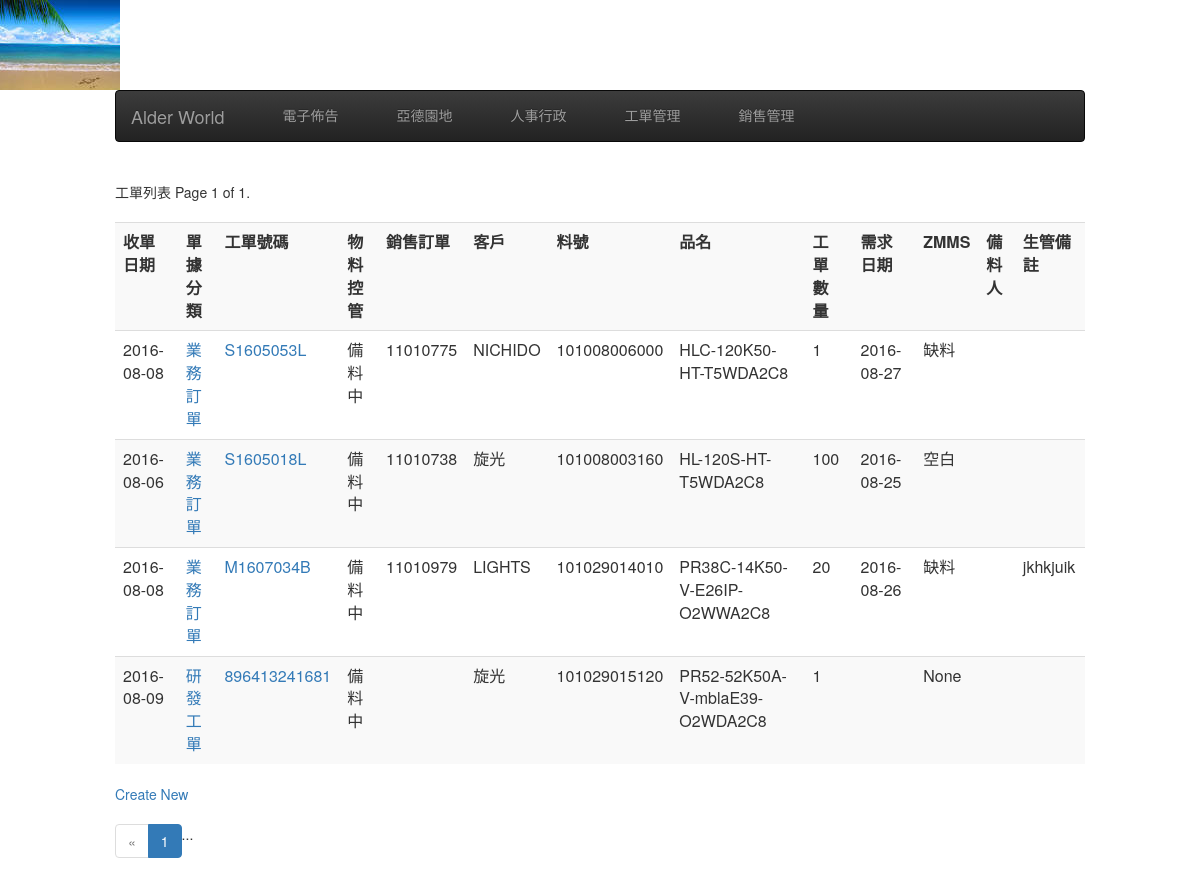
The page /dpsed/ on the database as committed earlier.
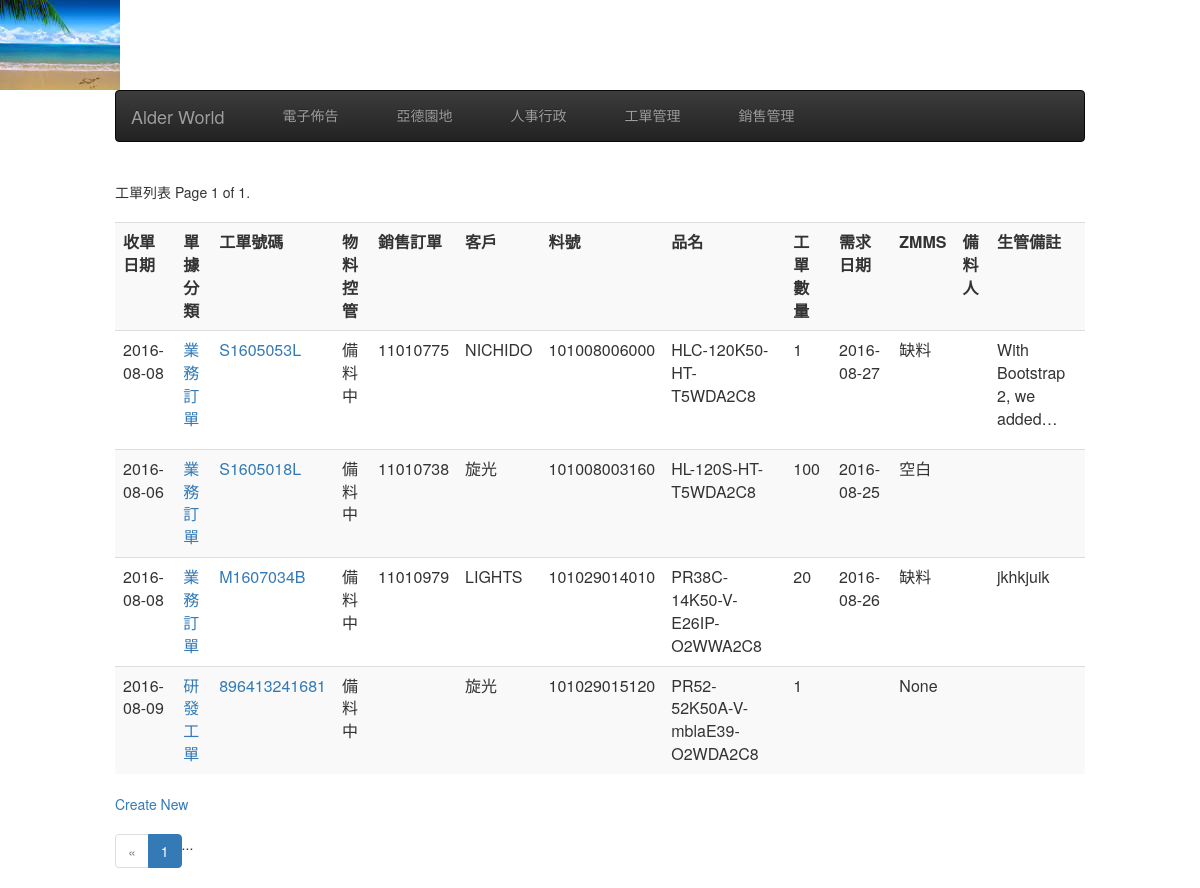
The same page on the database as committed later.
### dpsed/models.py (models this page shows, shortened)
class WorkOrder(models.Model):
    category = models.ForeignKey(OrderCategory, limit_choices_to={'invalid': False} )
    zmms = models.ForeignKey(ZmmsOption, blank=True, null=True) #models.CharField(max_length=30, blank=True, null=True)
    recevice_date = models.DateField(default=timezone.now) #models.DateField(auto_now_add =True) #  收單日
    material_ctrl = models.ForeignKey(MaterialCtrlOption, blank=True, null=True) #models.CharField(max_length=30, blank=True, null=True) #物料控管
    ships_order = models.CharField(max_length=16, null=True, blank=True) # SAP訂單號碼
    customer = models.ForeignKey(Customer) #客戶編號
    work_order = models.CharField(max_length=16, null=False, blank=False, unique=True) # SAP工單號碼
    product = models.ForeignKey(Product) #  SAP料號
    ord_amount = models.IntegerField(default=1, blank=False, null=False) # 數量
    deliverly = models.DateField(blank=True, null=True) #  業務交期
    material_ready_date = models.DateField(blank=True, null=True) #  齊料日
    estimated_finish = models.DateField(blank=True, null=True) # 預計完工日
    reuqest_user = models.CharField(max_length=16, null=False, blank=False) # 申請人
    material_duty = models.CharField(max_length=16, null=False, blank=False) # 備料人
    manage_memo = models.TextField(blank=True, null=True) # 生管備註
    create_at = models.DateTimeField(auto_now_add=True, auto_now =False)
    modify = models.DateTimeField(auto_now_add=False, auto_now =True)
    def get_absoulte_url(self):
        return "/dpsed/detail/%s/" %( str(self.id) )

class OrderCategory(models.Model):
    description = models.CharField(max_length=36, null=False, blank=False)
    order_squence = models.IntegerField(default=1000, null=False, blank=False)
    invalid = models.BooleanField(default=False)
    def __str__(self):
        return self.description

class MaterialCtrlOption(models.Model):
    description = models.CharField(max_length=36, null=False, blank=False)
    invalid = models.BooleanField(default=False)
    def __str__(self):
        return self.description

class Customer(models.Model):
    sap_no = models.CharField(max_length=36, null=True, blank=True)
    title = models.CharField(max_length=36, null=False, blank=False)
    address = models.CharField(max_length=100, null=True, blank=True)
    contect = models.CharField(max_length=100, null=True, blank=True)
    phone = models.CharField(max_length=100, null=True, blank=True)
    phone_ext  = models.CharField(max_length=100, null=True, blank=True)
    faxno = models.CharField(max_length=100, null=True, blank=True)
    email = models.EmailField(max_length=100, null=True, blank=True)
    invalid = models.BooleanField(default=True)
    create_at = models.DateTimeField(auto_now_add=True, auto_now =False)
    modify = models.DateTimeField(auto_now_add=False, auto_now =True)

class Product(models.Model):
    sap_no = models.CharField(max_length=36, null=False, blank=False) # SAP料號
    product_desc = models.CharField(max_length=36, null=False, blank=False) # 品名
    specification = models.CharField(max_length=100, null=False, blank=False) # 規格
    cycle_status = models.ForeignKey(CycleStatus) # 料品狀態
    create_at = models.DateTimeField(auto_now_add=True, auto_now =False) #
    modify = models.DateTimeField(auto_now_add=False, auto_now =True) #

class ZmmsOption(models.Model):
    description = models.CharField(max_length=36, null=False, blank=False)
    invalid = models.BooleanField(default=False)
    def __str__(self):
        return self.description

### dpsed/views.py (the view)
def dps_list(request):
    title = "工單列表"
    queryset_list = WorkOrder.objects.all()
    paginator = Paginator(queryset_list, 10) # Show 10 contacts per page
    page = request.GET.get('page')
    try:
        queryset = paginator.page(page)
    except PageNotAnInteger:
        queryset = paginator.page(1)
    except EmptyPage:
        queryset = paginator.page(paginator.num_pages)
    return render(request, "dpsed_list.html", locals())

### templates/dpsed_list.html (shortened to what this page needs)
{% extends "base.html" %}
{% block content  %}
  <div class="pagination">
      <span>{{ title }}</span>
      <span class="step-links">
          <span class="current">
              Page {{ queryset.number }} of {{ queryset.paginator.num_pages }}.
          </span>
      </span>
  </div>
<div>
<table class="table table-striped" >
  <tr>
    <th>收單日期</th>
    <th>單據分類</th>
    <th>工單號碼</th>
    <th>物料控管</th>
    <th>銷售訂單</th>
    <th>客戶</th>
    <th>料號</th>
    <th>品名</th>
    <th>工單數量</th>
    <th>需求日期</th>
    <th>ZMMS</th>
    <th>備料人</th>
    <th>生管備註</th>
  </tr>
{% for record in queryset %}
  <tr>
    <td>{{ record.recevice_date | date:"Y-m-d" }}</td>
    <td><a href='{{ record.get_absoulte_url }}'>{{ record.category }}</a></td>
    <td><a href='{{ record.get_absoulte_url }}'>{{ record.work_order }}</a></td>
    <td>{{ record.material_ctrl }}</td>
    <td>{{ record.ships_order }}</td>
    <td>{{ record.customer.title }}</td>
    <td>{{ record.product.sap_no | truncatechars:16 }}</td>
    <td>{{ record.product.product_desc | truncatechars:30 }}</td>
    <td>{{ record.ord_amount }}</td>
    <td>{{ record.deliverly | date:"Y-m-d" }}</td>
    <td>{{ record.zmms }}</td>
    <td>{{ record.material_duty | date:"Y-m-d" }}</td>
    <td>{{ record.manage_memo | linebreaks | truncatechars:30 }}</td>
  </tr>
{% endfor %}
</table>
<div>
    <a href="/dpsed/create/">Create New</a>
</div>
<div>
<div>
  <nav aria-label="...">
  <ul class="pagination">
    <li class="disabled"><a href="#" aria-label="Previous"><span aria-hidden="true">&laquo;</span></a></li>
    <li class="active"><a href="#">1 <span class="sr-only">(current)</span></a></li>
    ...
  </ul>
</nav>
</div>
{% endblock content %}

Rows that differ between the two databases and show on the page:
changed WorkOrder "NICHIDO": manage_memo (not shown) → "With Bootstrap 2, we added…"
